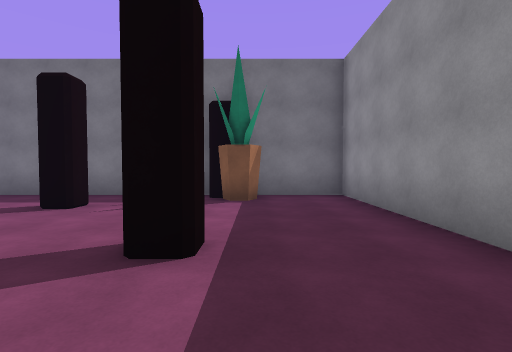
[1] (above)

16 first-person views from a walk through a 3-D level made in the Unity game engine. The camera is 1.5 m above the floor, tilts 2° down and sees 85° across. The floor is counted in squares, 2 m on a side. Each view is taken from the middle of a square. On the plan, view 1 faces up. The plan holds only what a view shows up to about 10 squares ahead; the rest is blank. The player character is not drawn.

[2]
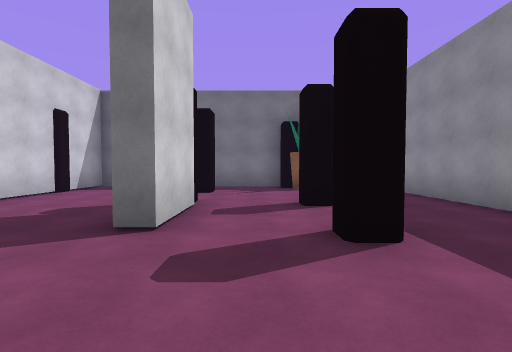

[3]
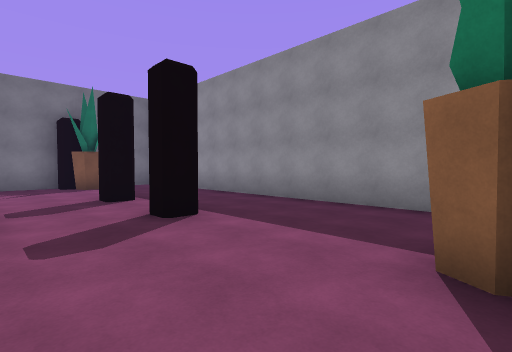

[4]
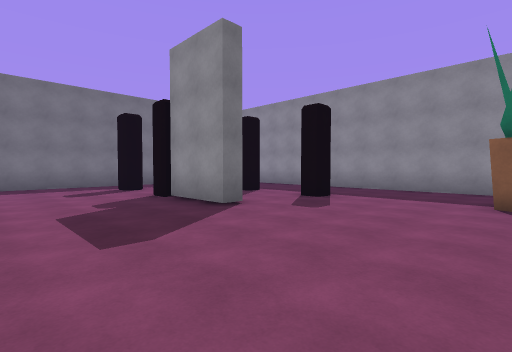

[5]
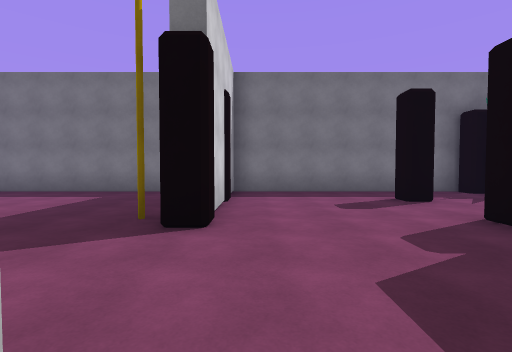

[6]
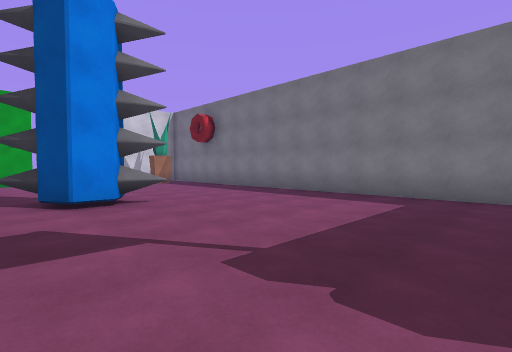

[7]
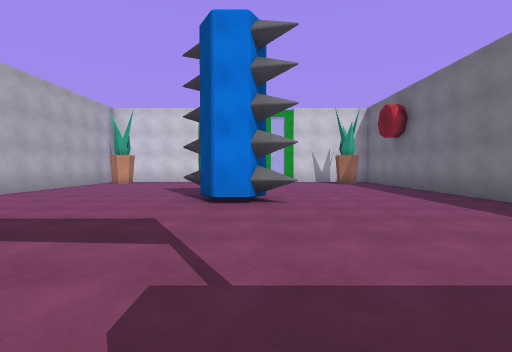

[8]
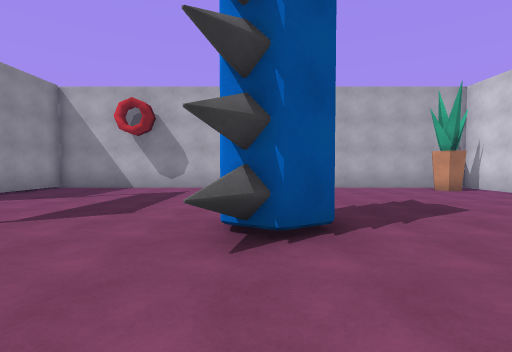

[9]
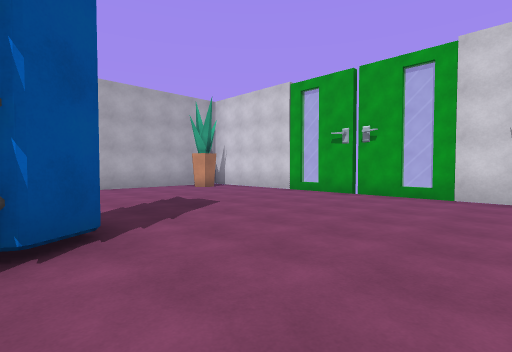

[10]
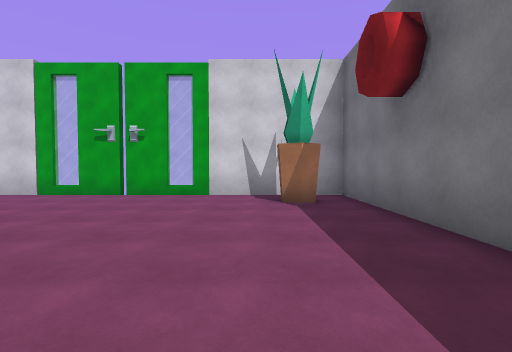

[11]
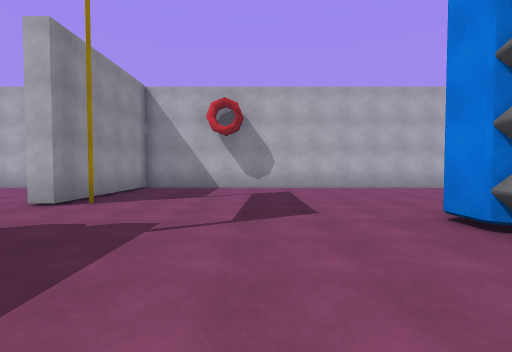

[12]
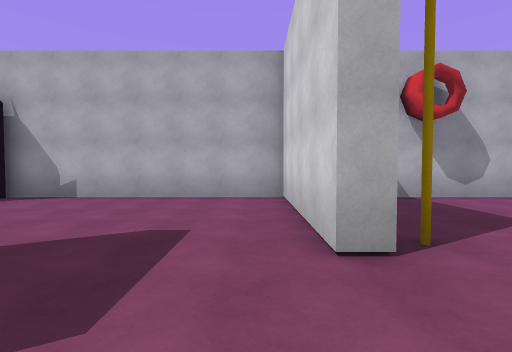

[13]
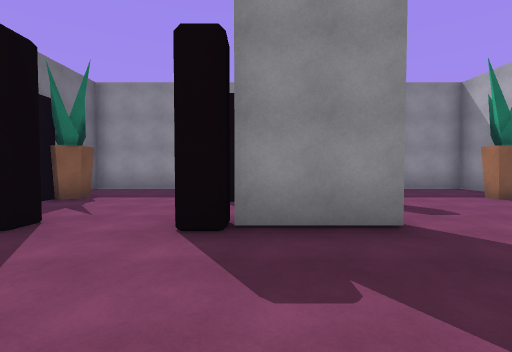

[14]
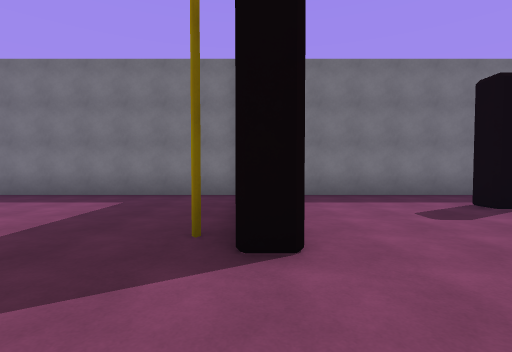

[15]
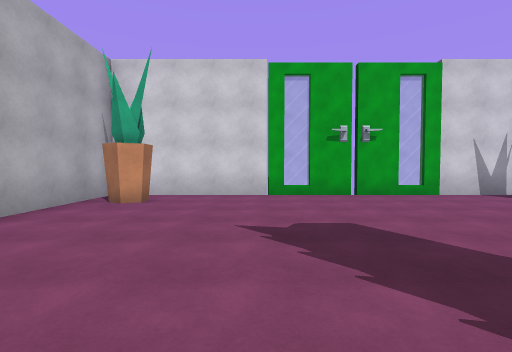

[16]
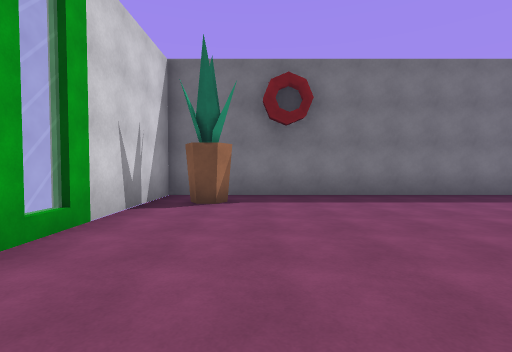

### Floor plan
Points are (right, up) in squares from view 1. A wall is a line through its corners. A room is listed if a view was taken in it or the views show most of it. See-through windows are left out.
Room 1 (views 1, 2, 3, 4, 5, 6, 7, 8, 9, 10, 11, 12, 13, 14, 15, 16)
walls: (-15.3, 0.9) (-16.1, 0.2); (-15.2, 2.1) (-14.5, 2.7) (-14.7, 1.9); (-15.9, 1.9) (-15.2, 2.2) (-14.6, 1.9) (-14.6, 1.1) (-15.3, 0.7); (-8.5, 7.3) (-22.3, 7.3) (-22.3, -4.7) (-8.2, -4.7) (-8.2, -0.3) (-7.7, -0.3) (-7.7, -4.7) (-0.9, -4.7); (-3.2, 2.9) (-3.2, 0.2) (-3.7, 0.2) (-3.7, 2.9); (-3.2, 5.4) (-3.2, 4.8) (-3.7, 4.8) (-3.7, 5.4); (-0.5, -0.3) (-1.1, -0.3) (-1.1, 0.2); (-0.5, 2.9) (-0.5, 2.2) (-1.1, 2.2) (-1.1, 2.9); (-0.6, 6.6) (-1.1, 6.6) (-1.1, 7.3) (-7.7, 7.3) (-7.7, 2.4); (1.2, -4.7) (2.3, -4.7) (2.3, 7.3) (0, 7.3)
ways out: gap at (-16, 1)
objects: plant (-21, -4); plant (-21, 6); plant (0, -4); plant (0, 6)

Where each view was taken, in squares from view 1:
view 1: 0 up, 0 right, facing up
view 2: 3 down, 2 left, facing up
view 3: 4 down, 3 left, facing up-right
view 4: 4 down, 7 left, facing up-right
view 5: 1 down, 7 left, facing up
view 6: 0 up, 9 left, facing up-left
view 7: 2 up, 9 left, facing left
view 8: 5 up, 15 left, facing down
view 9: 5 up, 15 left, facing down-left
view 10: 5 up, 15 left, facing left
view 11: 5 up, 12 left, facing down
view 12: 2 up, 7 left, facing down
view 13: 2 up, 7 left, facing right
view 14: 0 up, 8 left, facing up
view 15: 1 down, 15 left, facing left
view 16: 0 up, 20 left, facing up
